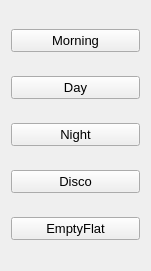
   <widget class="QWidget" name="">
    <property name="geometry">
     <rect>
      <x>10</x>
      <y>90</y>
      <width>151</width>
      <height>271</height>
     </rect>
    </property>
    <layout class="QVBoxLayout" name="verticalLayout">
     <item>
      <widget class="QPushButton" name="Morning_pushButton">
       <property name="font">
        <font>
         <pointsize>10</pointsize>
        </font>
       </property>
       <property name="text">
        <string>Morning</string>
       </property>
      </widget>
     </item>
     <item>
      <widget class="QPushButton" name="Day_pushButton">
       <property name="font">
        <font>
         <pointsize>10</pointsize>
        </font>
       </property>
       <property name="text">
        <string>Day</string>
       </property>
      </widget>
     </item>
     <item>
      <widget class="QPushButton" name="Night_pushButton">
       <property name="font">
        <font>
         <pointsize>10</pointsize>
        </font>
       </property>
       <property name="text">
        <string>Night</string>
       </property>
      </widget>
     </item>
     <item>
      <widget class="QPushButton" name="DiscoParty_pushButton">
       <property name="font">
        <font>
         <pointsize>10</pointsize>
        </font>
       </property>
       <property name="text">
        <string>Disco</string>
       </property>
      </widget>
     </item>
     <item>
      <widget class="QPushButton" name="EmptyFlat_pushButton">
       <property name="font">
        <font>
         <pointsize>10</pointsize>
        </font>
       </property>
       <property name="text">
        <string>EmptyFlat</string>
       </property>
      </widget>
     </item>
    </layout>
   </widget>
